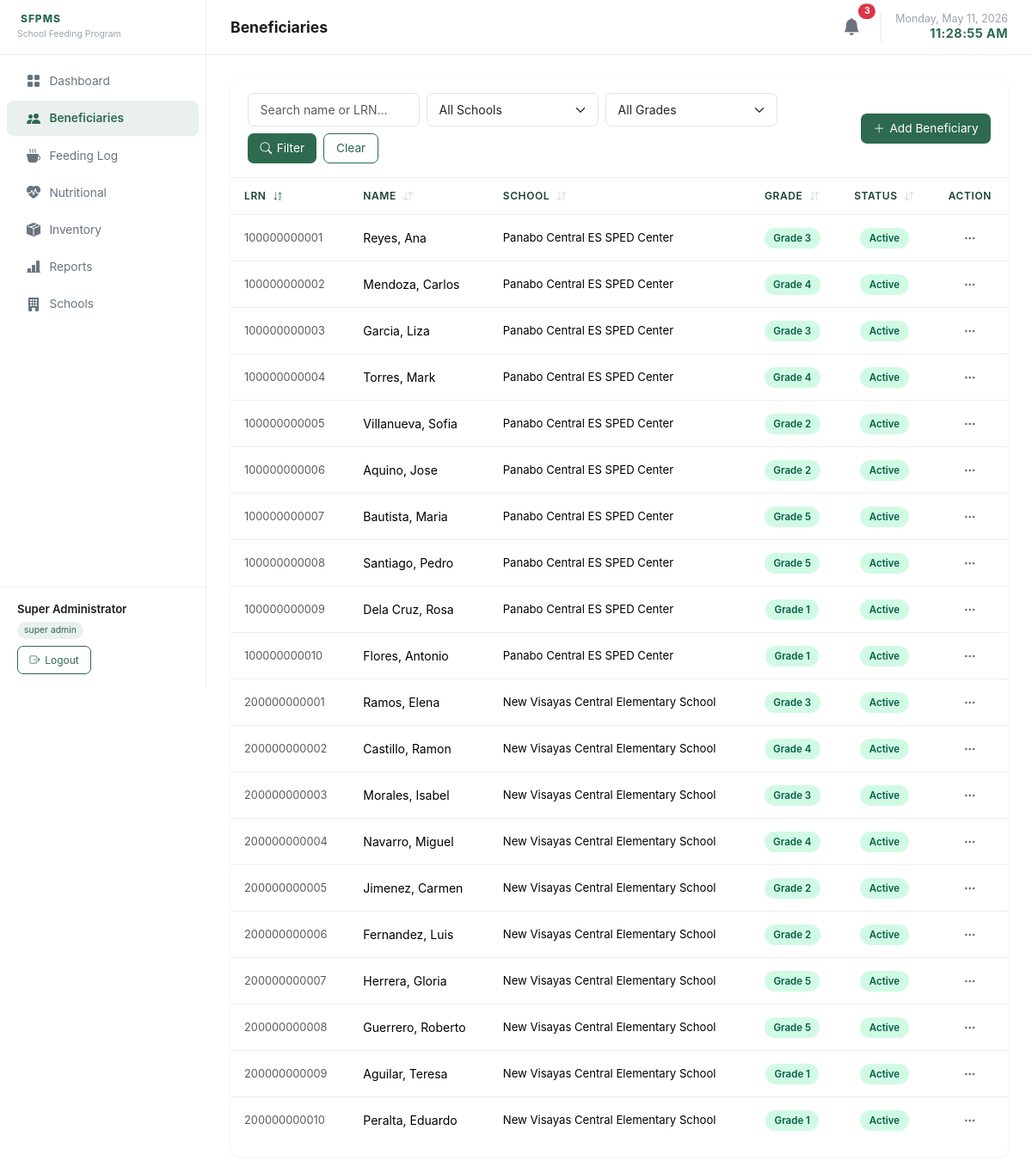
Page /pages/beneficiaries.php?sort=lrn&dir=asc&page=1 (signed in) on the earlier database version.
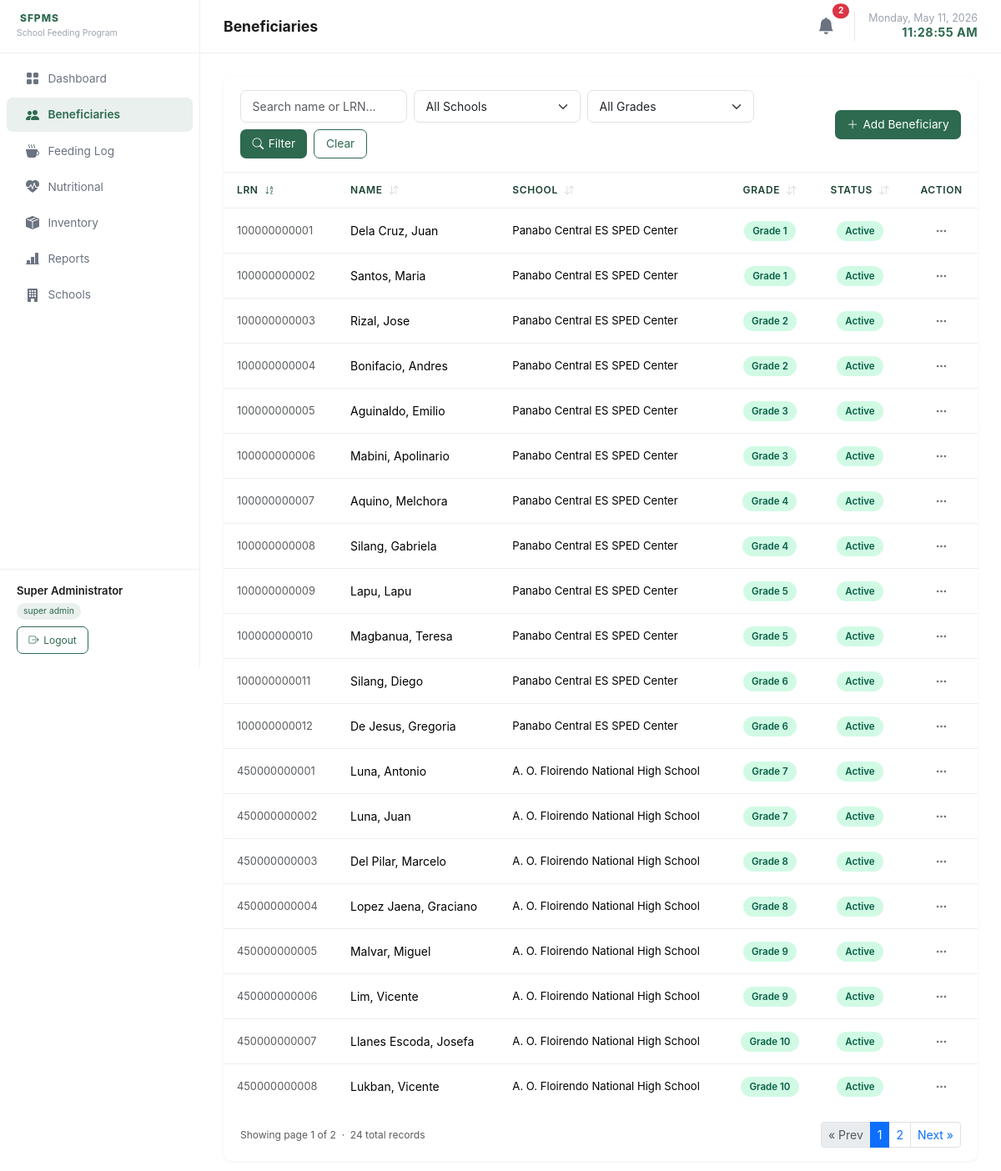
Same page on the later database version.
### tables this page shows
CREATE TABLE beneficiaries (
    id          INT UNSIGNED AUTO_INCREMENT PRIMARY KEY,
    lrn         VARCHAR(12) NOT NULL UNIQUE,
    first_name  VARCHAR(80) NOT NULL,
    last_name   VARCHAR(80) NOT NULL,
    birthdate   DATE,
    sex         ENUM('Male','Female') NOT NULL,
    grade_level VARCHAR(10) NOT NULL,
    section     VARCHAR(50),
    school_id   INT UNSIGNED NOT NULL,
    status      ENUM('Active','Inactive') NOT NULL DEFAULT 'Active',
    guardian_contact VARCHAR(20) NULL, 
    last_nutritional_check DATE NULL, 
    created_at  TIMESTAMP DEFAULT CURRENT_TIMESTAMP,
    FOREIGN KEY (school_id) REFERENCES schools(id) ON DELETE CASCADE
);

CREATE TABLE schools (
    id          INT UNSIGNED AUTO_INCREMENT PRIMARY KEY,
    name        VARCHAR(200) NOT NULL,
    address     VARCHAR(300),
    created_at  TIMESTAMP DEFAULT CURRENT_TIMESTAMP
);

### classes/Beneficiary.php (called while the page is built, shortened)
<?php
class Beneficiary {
    public static function getAll(
        ?int    $schoolId = null,
        ?string $grade    = null,
        ?string $search   = null,
        ?string $section  = null,
        int     $page     = 1,
        int     $perPage  = 15,
        string  $sortBy   = 'last_name',
        string  $sortDir  = 'asc'
    ): array {
        $pdo    = getPDO();
        $where  = ['1=1'];
        $params = [];
        $allowedSorts = ['lrn', 'last_name', 'school_name', 'grade_level', 'status'];
        $sortBy = in_array($sortBy, $allowedSorts) ? $sortBy : 'last_name';
        $sortDir = strtolower($sortDir) === 'desc' ? 'DESC' : 'ASC';
        if ($sortBy === 'school_name') {
            $orderBy = "s.name {$sortDir}, b.last_name ASC";
        } else {
            $orderBy = "b.{$sortBy} {$sortDir}, b.first_name ASC";
        }
        $offset = ($page - 1) * $perPage;
        $sql  = "SELECT b.*, s.name AS school_name
                 FROM beneficiaries b
                 JOIN schools s ON s.id = b.school_id
                 WHERE " . implode(' AND ', $where) . "
                 ORDER BY {$orderBy}
                 LIMIT " . (int)$perPage . " OFFSET " . (int)$offset;
        $stmt = $pdo->prepare($sql);
        $stmt->execute($params);
        return $stmt->fetchAll();
    }
    public static function getFlaggedAbsent(?int $schoolId = null): array {
        $pdo    = getPDO();
        $where  = $schoolId ? 'WHERE b.school_id = ?' : '';
        $params = $schoolId ? [$schoolId] : [];
        $sql = "
            SELECT b.id, b.first_name, b.last_name, b.lrn, s.name AS school_name,
                   COUNT(*) AS absent_streak
            FROM beneficiaries b
            JOIN schools s ON s.id = b.school_id
            JOIN feeding_attendance fa ON fa.beneficiary_id = b.id AND fa.present = 0
            JOIN feeding_sessions fs ON fs.id = fa.session_id
            {$where}
            GROUP BY b.id
            HAVING absent_streak >= 3
        ";
        $stmt = $pdo->prepare($sql);
        $stmt->execute($params);
        return $stmt->fetchAll();
    }
    public static function countAll(
        ?int    $schoolId = null,
        ?string $grade    = null,
        ?string $search   = null,
        ?string $section  = null
    ): int {
        $pdo    = getPDO();
        $where  = ['1=1'];
        $params = [];
        $sql  = 'SELECT COUNT(*) FROM beneficiaries WHERE ' . implode(' AND ', $where);
        $stmt = $pdo->prepare($sql);
        $stmt->execute($params);
        return (int) $stmt->fetchColumn();
    }
}

### classes/Inventory.php (called while the page is built, shortened)
<?php
class Inventory {
    public static function getLowStockCount(?int $schoolId = null): int {
        $pdo    = getPDO();
        $where  = $schoolId ? 'WHERE school_id = ? AND quantity <= low_stock_threshold'
                            : 'WHERE quantity <= low_stock_threshold';
        $params = $schoolId ? [$schoolId] : [];
        $stmt   = $pdo->prepare("SELECT COUNT(*) FROM inventory {$where}");
        $stmt->execute($params);
        return (int) $stmt->fetchColumn();
    }
}

### pages/beneficiaries.php (the view, shortened to what the changed rows need)
<?php
require_once __DIR__ . '/../classes/Beneficiary.php';
require_once __DIR__ . '/../includes/helpers.php';
require_once __DIR__ . '/../includes/pagination.php';
$user      = Auth::user();
$isSA      = Auth::isSuperAdmin();
$isTeacher = Auth::isTeacher();
$schoolId  = $isSA ? null : (int)$user['school_id'];
$search    = trim($_GET['search'] ?? '');
$grade     = $isTeacher ? $user['grade_level'] : trim($_GET['grade'] ?? '');
$section   = $isTeacher ? $user['section'] : null;
$filterSch = $isSA ? (($_GET['school_id'] ?? '') ?: null) : $schoolId;
$totalCount = Beneficiary::countAll($filterSch, $grade ?: null, $search ?: null, $section);
$pag        = paginate($totalCount, 20);
$sortBy  = in_array($_GET['sort'] ?? '', ['lrn', 'last_name', 'school_name', 'grade_level', 'status']) ? $_GET['sort'] : 'last_name';
$sortDir = ($_GET['dir'] ?? 'asc') === 'desc' ? 'desc' : 'asc';
$rows   = Beneficiary::getAll($filterSch, $grade ?: null, $search ?: null, $section, $pag['page'], $pag['perPage'], $sortBy, $sortDir);
require_once __DIR__ . '/../includes/header.php';
?>
<div class="table-wrapper">
  <div class="table-responsive">
    <table class="table" id="beneficiariesTable">
      <thead>
        <tr>
          <th>
            <a href="<?= sortUrl('lrn', $sortBy, $sortDir) ?>" class="text-decoration-none text-inherit">
              LRN <?= sortIcon('lrn', $sortBy, $sortDir) ?>
            </a>
          </th>
          <th>
            <a href="<?= sortUrl('last_name', $sortBy, $sortDir) ?>" class="text-decoration-none text-inherit">
              Name <?= sortIcon('last_name', $sortBy, $sortDir) ?>
            </a>
          </th>
          <th>
            <a href="<?= sortUrl('school_name', $sortBy, $sortDir) ?>" class="text-decoration-none text-inherit">
              School <?= sortIcon('school_name', $sortBy, $sortDir) ?>
            </a>
          </th>
          <th class="text-center">
            <a href="<?= sortUrl('grade_level', $sortBy, $sortDir) ?>" class="text-decoration-none text-inherit">
              Grade <?= sortIcon('grade_level', $sortBy, $sortDir) ?>
            </a>
          </th>
          <th class="text-center">
            <a href="<?= sortUrl('status', $sortBy, $sortDir) ?>" class="text-decoration-none text-inherit">
              Status <?= sortIcon('status', $sortBy, $sortDir) ?>
            </a>
          </th>
          <th class="text-center">Action</th>
        </tr>
      </thead>
      <tbody>
        <?php if (empty($rows)): ?>
        <tr><td colspan="6" class="text-center text-muted py-4">No beneficiaries found.</td></tr>
        <?php else: ?>
        <?php foreach ($rows as $r): ?>
        <tr>
          <td class="text-muted" style="font-size:.8rem;"><?= htmlspecialchars($r['lrn']) ?></td>
          <td><?= htmlspecialchars($r['last_name'] . ', ' . $r['first_name']) ?></td>
          <td style="font-size:.82rem;"><?= htmlspecialchars($r['school_name']) ?></td>
          <td class="text-center">
            <span class="status-badge badge-active"><?= htmlspecialchars($r['grade_level']) ?></span>
          </td>
          <td class="text-center">
            <span class="status-badge <?= $r['status'] === 'Active' ? 'badge-active' : 'badge-inactive' ?>">
              <?= $r['status'] ?>
            </span>
          </td>
          <td class="text-center">
            <div class="dropdown">
              <button class="btn-dots" data-bs-toggle="dropdown" aria-expanded="false"
                      id="ddBen<?= $r['id'] ?>">
                <i class="bi bi-three-dots"></i>
              </button>
            </div>
          </td>
        </tr>
        <?php endforeach; ?>
        <?php endif; ?>
      </tbody>
    </table>
  </div>
  <div class="px-3 pb-3">
    <?= renderPagination($pag) ?>
  </div>
</div>
<?php require_once __DIR__ . '/../includes/footer.php'; ?>

### includes/header.php (shortened to what the changed rows need)
<?php
require_once __DIR__ . '/../classes/Beneficiary.php';
require_once __DIR__ . '/../classes/Inventory.php';
$pdo = getPDO();
$notifs = [];
$isTeacher = Auth::isTeacher();
$isSA = Auth::isSuperAdmin();
$schoolId = $isSA ? null : (int)$user['school_id'];
$flaggedAbsent = Beneficiary::getFlaggedAbsent($schoolId);
if (count($flaggedAbsent) > 0) {
    $notifs[] = [
        'type' => 'danger',
        'icon' => 'person-x-fill',
        'text' => count($flaggedAbsent) . ' beneficiar' . (count($flaggedAbsent) > 1 ? 'ies have' : 'y has') . ' missed 3+ sessions.',
        'link' => 'beneficiaries.php'
    ];
}
$recheckWhere = $schoolId ? 'AND b.school_id = ' . (int)$schoolId : '';
$needsRecheck = $pdo->query("
    SELECT COUNT(*) FROM beneficiaries b
    WHERE b.status = 'Active' {$recheckWhere}
    AND b.id NOT IN (
        SELECT beneficiary_id FROM nutritional_records
        WHERE record_date >= DATE_SUB(CURDATE(), INTERVAL 3 DAY)
    )
")->fetchColumn();
if ($needsRecheck > 0) {
    $notifs[] = [
        'type' => 'warning',
        'icon' => 'bell-fill',
        'text' => $needsRecheck . ' student' . ($needsRecheck > 1 ? 's need' : ' needs') . ' nutritional re-check.',
        'link' => 'nutritional.php'
    ];
}
if (!$isTeacher) {
    $lowStockCount = Inventory::getLowStockCount($schoolId);
    if ($lowStockCount > 0) {
        $notifs[] = [
            'type' => 'warning',
            'icon' => 'exclamation-triangle-fill',
            'text' => $lowStockCount . ' item' . ($lowStockCount > 1 ? 's are' : ' is') . ' low on stock.',
            'link' => 'inventory.php'
        ];
    }
}
$totalNotifs = count($notifs);
?>
<!doctype html>
<html lang="en">
<head>
  <link rel="stylesheet" href="https://cdn.jsdelivr.net/npm/bootstrap@5.3.3/dist/css/bootstrap.min.css">
  <link rel="stylesheet" href="https://cdn.jsdelivr.net/npm/bootstrap-icons@1.11.3/font/bootstrap-icons.min.css">
  <link rel="stylesheet" href="../assets/css/app.css?v=<?= time() ?>">
</head>
<body>
<div id="main-content">
  <div class="topbar">
    <div class="d-flex align-items-center gap-3">
      <div class="dropdown">
        <button class="btn btn-light position-relative" type="button" data-bs-toggle="dropdown" style="background:transparent; border:none; padding: .2rem .5rem;">
          <i class="bi bi-bell-fill fs-5" style="color:#6b7280;"></i>
          <?php if ($totalNotifs > 0): ?>
          <span class="position-absolute top-0 start-100 translate-middle badge rounded-pill bg-danger" style="font-size: 0.65rem;">
            <?= $totalNotifs ?>
          </span>
          <?php endif; ?>
        </button>
      </div>
    </div>
  </div>
  <div class="page-body">

### includes/pagination.php (shortened to what the changed rows need)
<?php
function paginate(int $totalRows, int $perPage = 15): array {
    $page       = max(1, (int)($_GET['page'] ?? 1));
    $totalPages = (int) ceil($totalRows / $perPage);
    $page       = min($page, max(1, $totalPages));
    return [
        'page'       => $page,
        'perPage'    => $perPage,
        'offset'     => ($page - 1) * $perPage,
        'totalPages' => $totalPages,
        'total'      => $totalRows,
    ];
}
function renderPagination(array $p, string $baseUrl = ''): string {
    if ($p['totalPages'] <= 1) return '';
    if (!$baseUrl) {
        $q = $_GET;
        unset($q['page']);
        $baseUrl = '?' . http_build_query($q);
        $sep     = '&';
    } else {
        $sep = str_contains($baseUrl, '?') ? '&' : '?';
    }
    $prev = $p['page'] - 1;
    $next = $p['page'] + 1;
    $last = $p['totalPages'];
    $out  = '<nav class="d-flex align-items-center justify-content-between mt-3 px-1" aria-label="Pagination">';
    $out .= '<small class="text-muted" style="font-size:.75rem;">Showing page '
          . $p['page'] . ' of ' . $last
          . ' &nbsp;·&nbsp; ' . $p['total'] . ' total records</small>';
    $out .= '<ul class="pagination pagination-sm mb-0">';
    $out .= '<li class="page-item' . ($p['page'] <= 1 ? ' disabled' : '') . '">';
    $out .= '<a class="page-link" href="' . $baseUrl . $sep . 'page=' . $prev . '">&laquo; Prev</a></li>';
    $start = max(1, $p['page'] - 2);
    $end   = min($last, $p['page'] + 2);
    for ($i = $start; $i <= $end; $i++) {
        $active = $i === $p['page'] ? ' active' : '';
        $out .= '<li class="page-item' . $active . '"><a class="page-link" href="' . $baseUrl . $sep . 'page=' . $i . '">' . $i . '</a></li>';
    }
    $out .= '<li class="page-item' . ($p['page'] >= $last ? ' disabled' : '') . '">';
    $out .= '<a class="page-link" href="' . $baseUrl . $sep . 'page=' . $next . '">Next &raquo;</a></li>';
    $out .= '</ul></nav>';
    return $out;
}

Differences in the rows shown:
changed beneficiaries: last_name+first_name "Reyes, Ana" → "Dela Cruz, Juan"; grade_level "Grade 3" → "Grade 1"
changed beneficiaries: last_name+first_name "Mendoza, Carlos" → "Santos, Maria"; grade_level "Grade 4" → "Grade 1"
changed beneficiaries: last_name+first_name "Garcia, Liza" → "Rizal, Jose"; grade_level "Grade 3" → "Grade 2"
changed beneficiaries: last_name+first_name "Torres, Mark" → "Bonifacio, Andres"; grade_level "Grade 4" → "Grade 2"
changed beneficiaries: last_name+first_name "Villanueva, Sofia" → "Aguinaldo, Emilio"; grade_level "Grade 2" → "Grade 3"
changed beneficiaries: last_name+first_name "Aquino, Jose" → "Mabini, Apolinario"; grade_level "Grade 2" → "Grade 3"
changed beneficiaries: last_name+first_name "Bautista, Maria" → "Aquino, Melchora"; grade_level "Grade 5" → "Grade 4"
changed beneficiaries: last_name+first_name "Santiago, Pedro" → "Silang, Gabriela"; grade_level "Grade 5" → "Grade 4"
changed beneficiaries: last_name+first_name "Dela Cruz, Rosa" → "Lapu, Lapu"; grade_level "Grade 1" → "Grade 5"
changed beneficiaries: last_name+first_name "Flores, Antonio" → "Magbanua, Teresa"; grade_level "Grade 1" → "Grade 5"
changed beneficiaries: lrn "200000000001" → "100000000011"; last_name+first_name "Ramos, Elena" → "Silang, Diego"; school.name "New Visayas Central Elementary School" → "Panabo Central ES SPED Center"; grade_level "Grade 3" → "Grade 6"
changed beneficiaries: lrn "200000000002" → "100000000012"; last_name+first_name "Castillo, Ramon" → "De Jesus, Gregoria"; school.name "New Visayas Central Elementary School" → "Panabo Central ES SPED Center"; grade_level "Grade 4" → "Grade 6"
changed beneficiaries: lrn "200000000003" → "450000000001"; last_name+first_name "Morales, Isabel" → "Luna, Antonio"; school.name "New Visayas Central Elementary School" → "A. O. Floirendo National High School"; grade_level "Grade 3" → "Grade 7"
changed beneficiaries: lrn "200000000004" → "450000000002"; last_name+first_name "Navarro, Miguel" → "Luna, Juan"; school.name "New Visayas Central Elementary School" → "A. O. Floirendo National High School"; grade_level "Grade 4" → "Grade 7"
changed beneficiaries: lrn "200000000005" → "450000000003"; last_name+first_name "Jimenez, Carmen" → "Del Pilar, Marcelo"; school.name "New Visayas Central Elementary School" → "A. O. Floirendo National High School"; grade_level "Grade 2" → "Grade 8"
changed beneficiaries: lrn "200000000006" → "450000000004"; last_name+first_name "Fernandez, Luis" → "Lopez Jaena, Graciano"; school.name "New Visayas Central Elementary School" → "A. O. Floirendo National High School"; grade_level "Grade 2" → "Grade 8"
changed beneficiaries: lrn "200000000007" → "450000000005"; last_name+first_name "Herrera, Gloria" → "Malvar, Miguel"; school.name "New Visayas Central Elementary School" → "A. O. Floirendo National High School"; grade_level "Grade 5" → "Grade 9"
changed beneficiaries: lrn "200000000008" → "450000000006"; last_name+first_name "Guerrero, Roberto" → "Lim, Vicente"; school.name "New Visayas Central Elementary School" → "A. O. Floirendo National High School"; grade_level "Grade 5" → "Grade 9"
changed beneficiaries: lrn "200000000009" → "450000000007"; last_name+first_name "Aguilar, Teresa" → "Llanes Escoda, Josefa"; school.name "New Visayas Central Elementary School" → "A. O. Floirendo National High School"; grade_level "Grade 1" → "Grade 10"
changed beneficiaries: lrn "200000000010" → "450000000008"; last_name+first_name "Peralta, Eduardo" → "Lukban, Vicente"; school.name "New Visayas Central Elementary School" → "A. O. Floirendo National High School"; grade_level "Grade 1" → "Grade 10"
Other differences:
$totalNotifs: "3" → "2"
$p['page']: (not shown) → "1"
$last: (not shown) → "2"
$p['total']: (not shown) → "24"
text now shown: "Showing page of · total records « Prev Next »"
new list line: "1"
new list line: "2"
